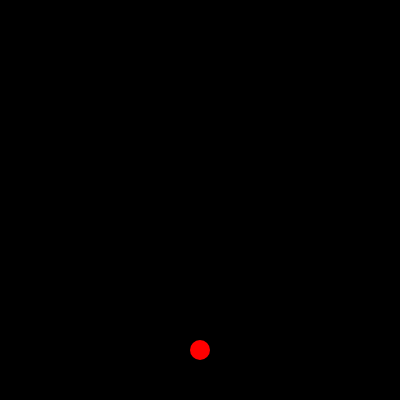
Frame 1 (no input)
Frame 60 (no input): identical to frame 1, image omitted
Frame 120 (the mouse pressed at the canvas centre since frame 60): identical to frame 1, image omitted

The p5.js sketch that drew this single still picture (run headless with seeded random() and noise() and a simulated clock; from frame 60 on, the mouse is pressed at the canvas centre):

// p5.js sketch
// ── sketch.js
let emitter;
let repeller;
let att;
let isParticleActive = false;

function setup() {
  createCanvas(400, 400);
  emitter = new Emitter();
  repeller = new Repeller(width / 2, 350);
  att = new Attractor(20, height / 2);
}

function draw() {
  background(0);

  repeller.move(0.5);

  if (isParticleActive) {
    emitter.addParticle(mouseX, mouseY);
  }

  emitter.run(); // 이 부분을 수정하여 계속해서 파티클을 화면에 유지

  repeller.show();
  att.show();
}

function mouseClicked() {
  isParticleActive = !isParticleActive;
}

// ── attractor.js
class Attractor {
  constructor(x, y) {
    this.position = createVector(x, y);
    this.strength = 1000;
  }

  attract(particle) {
    let force = p5.Vector.sub(this.position, particle.position);
    let distance = force.mag();
    distance = constrain(distance, 1, 100);
    force.normalize();
    let strength = (this.strength * particle.mass) / (distance * distance);
    force.mult(strength);
    return force;
  }

  show() {
    fill(0, 0, 255, 0);
    noStroke();
    ellipse(this.position.x, this.position.y, 20, 20);
  }
}

// ── emitter.js
class Emitter {
  constructor() {
    this.particles = [];
  }

  addParticle(x, y) {
    let particle = new Particle(x, y);
    this.particles.push(particle);
  }

  applyGravity() {
    for (let particle of this.particles) {
      particle.applyGravity();
    }
  }

  applyBounce() {
    for (let particle of this.particles) {
      particle.applyBounce();
    }
  }

  run() {
    this.applyGravity();
    this.applyBounce();
    for (let particle of this.particles) {
      particle.update();
      particle.display();
    }
  }
}

// ── particle.js
class Particle {
  constructor(x, y) {
    this.position = createVector(x, y);
    this.velocity = createVector(random(-1, 1), random(-1, 1));
    this.acceleration = createVector(0, 0);
    this.mass = 1; // 입자의 질량
    this.gravity = createVector(0, 0.1);
    this.bounce = -0.7;
  }

  update() {
    this.velocity.add(this.acceleration);
    this.position.add(this.velocity);
    this.acceleration.mult(0);
  }

  applyForce(force) {
    let f = force.copy();
    f.div(this.mass);
    this.acceleration.add(f);
  }

  applyGravity() {
    this.applyForce(this.gravity);
  }

  applyBounce() {
    if (this.position.y > height) {
      this.velocity.y *= this.bounce;
      this.position.y = height;
    }
  }

  display() {
    fill(0);
    noStroke();
    ellipse(this.position.x, this.position.y, 10, 10);
  }
}

// ── repeller.js
class Repeller {
  constructor(x, y) {
    this.position = createVector(x, y);
    this.strength = -1000;
  }

  repel(particle) {
    let force = p5.Vector.sub(this.position, particle.position);
    let distance = force.mag();
    distance = constrain(distance, 1, 100);
    force.normalize();
    let strength = (this.strength * particle.mass) / (distance * distance);
    force.mult(strength);
    return force;
  }

  move(strength) {
    for (let particle of emitter.particles) {
      let force = this.repel(particle);
      particle.applyForce(force);
    }
  }

  show() {
    fill(255, 0, 0);
    noStroke();
    ellipse(this.position.x, this.position.y, 20, 20);
  }
}
